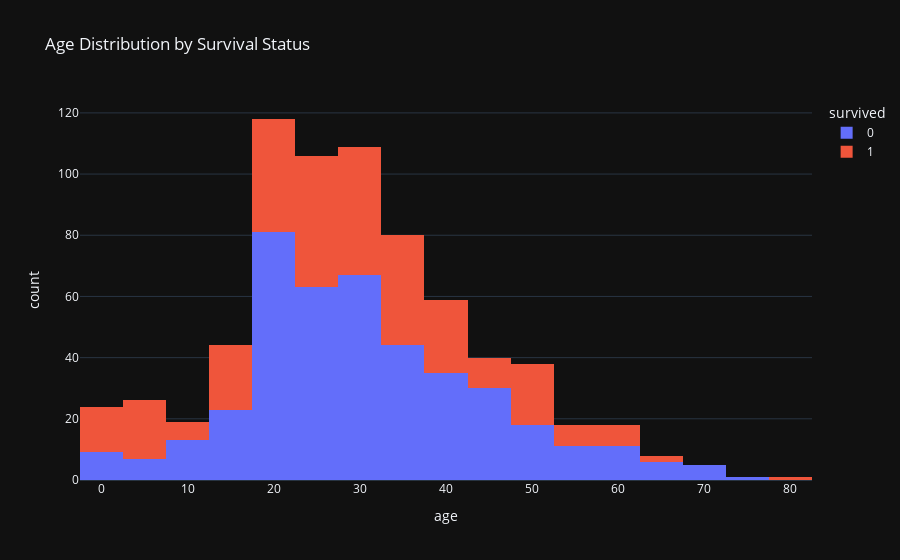

Notebook source saved alongside this figure:
### Code cell
px.histogram(df,x='age',nbins=30,color='survived',title='Age Distribution by Survival Status',template='plotly_dark')

### Figure 1 — Plotly figure (JSON) as saved in the notebook; plotly's stock layout.template omitted (floating-point values rounded to 4 significant figures; data arrays with more than 128 entries replaced by an {"elided": "..."} marker saying what was removed)
{"data": [{"bingroup": "x", "hovertemplate": "survived=0<br>age=%{x}<br>count=%{y}<extra></extra>", "legendgroup": "0", "marker": {"color": "#636efa", "pattern": {"shape": ""}}, "name": "0", "nbinsx": 30, "orientation": "v", "showlegend": true, "type": "histogram", "x": {"elided": "549 float values"}, "xaxis": "x", "yaxis": "y"}, {"bingroup": "x", "hovertemplate": "survived=1<br>age=%{x}<br>count=%{y}<extra></extra>", "legendgroup": "1", "marker": {"color": "#EF553B", "pattern": {"shape": ""}}, "name": "1", "nbinsx": 30, "orientation": "v", "showlegend": true, "type": "histogram", "x": {"elided": "342 float values"}, "xaxis": "x", "yaxis": "y"}], "layout": {"barmode": "relative", "legend": {"title": {"text": "survived"}, "tracegroupgap": 0}, "title": {"text": "Age Distribution by Survival Status"}, "xaxis": {"anchor": "y", "domain": [0, 1], "title": {"text": "age"}}, "yaxis": {"anchor": "x", "domain": [0, 1], "title": {"text": "count"}}}}
